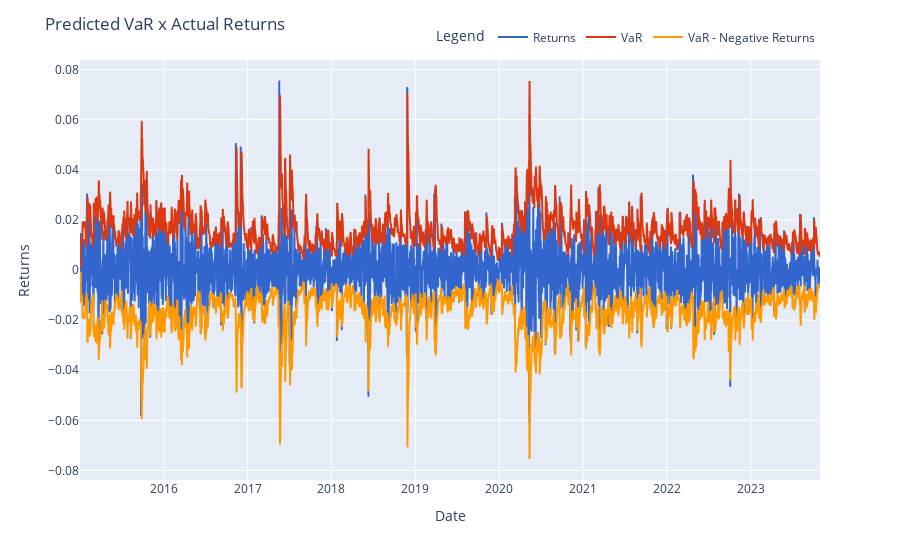
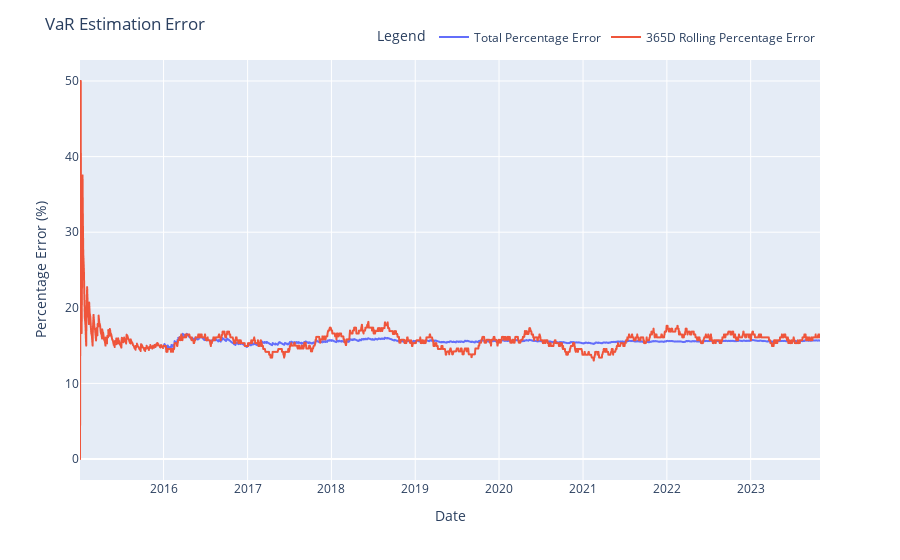

These figures' notebook cell, in order:
### Code cell
# Define smoothing parameter (lambda) and time horizon
lambda_value = 0.70  # You can adjust this value based on your preference
time_horizon = 1     # For daily VaR, set time_horizon to 1
risk_percentile = 0.95

var_returns = compute_ewma_var(returns, lambda_value, time_horizon, risk_percentile)

### Figure 1 — Plotly figure (JSON) as saved in the notebook; plotly's stock layout.template omitted (floating-point values rounded to 4 significant figures; data arrays with more than 128 entries replaced by an {"elided": "..."} marker saying what was removed)
{"data": [{"hovertemplate": "variable=Returns<br>Date=%{x}<br>value=%{y}<extra></extra>", "legendgroup": "Returns", "line": {"color": "#3366CC", "dash": "solid"}, "marker": {"symbol": "circle"}, "mode": "lines", "name": "Returns", "showlegend": true, "type": "scattergl", "x": {"elided": "2299 str values"}, "xaxis": "x", "y": {"elided": "2299 float values"}, "yaxis": "y"}, {"hovertemplate": "variable=VaR<br>Date=%{x}<br>value=%{y}<extra></extra>", "legendgroup": "VaR", "line": {"color": "#DC3912", "dash": "solid"}, "marker": {"symbol": "circle"}, "mode": "lines", "name": "VaR", "showlegend": true, "type": "scattergl", "x": {"elided": "2299 str values"}, "xaxis": "x", "y": {"elided": "2299 float values"}, "yaxis": "y"}, {"hovertemplate": "variable=VaR - Negative Returns<br>Date=%{x}<br>value=%{y}<extra></extra>", "legendgroup": "VaR - Negative Returns", "line": {"color": "#FF9900", "dash": "solid"}, "marker": {"symbol": "circle"}, "mode": "lines", "name": "VaR - Negative Returns", "showlegend": true, "type": "scattergl", "x": {"elided": "2299 str values"}, "xaxis": "x", "y": {"elided": "2299 float values"}, "yaxis": "y"}], "layout": {"legend": {"orientation": "h", "title": {"text": "Legend"}, "tracegroupgap": 0, "x": 1, "xanchor": "right", "y": 1.02, "yanchor": "bottom"}, "margin": {"t": 60}, "title": {"text": "Predicted VaR x Actual Returns"}, "width": 900, "xaxis": {"anchor": "y", "domain": [0, 1], "title": {"text": "Date"}}, "yaxis": {"anchor": "x", "domain": [0, 1], "title": {"text": "Returns"}}}}

### Figure 2 — Plotly figure (JSON) as saved in the notebook; plotly's stock layout.template omitted (floating-point values rounded to 4 significant figures; data arrays with more than 128 entries replaced by an {"elided": "..."} marker saying what was removed)
{"data": [{"hovertemplate": "variable=Total Percentage Error<br>Date=%{x}<br>value=%{y}<extra></extra>", "legendgroup": "Total Percentage Error", "line": {"color": "#636efa", "dash": "solid"}, "marker": {"symbol": "circle"}, "mode": "lines", "name": "Total Percentage Error", "showlegend": true, "type": "scattergl", "x": {"elided": "2299 str values"}, "xaxis": "x", "y": {"elided": "2299 float values"}, "yaxis": "y"}, {"hovertemplate": "variable=365D Rolling Percentage Error<br>Date=%{x}<br>value=%{y}<extra></extra>", "legendgroup": "365D Rolling Percentage Error", "line": {"color": "#EF553B", "dash": "solid"}, "marker": {"symbol": "circle"}, "mode": "lines", "name": "365D Rolling Percentage Error", "showlegend": true, "type": "scattergl", "x": {"elided": "2299 str values"}, "xaxis": "x", "y": {"elided": "2299 float values"}, "yaxis": "y"}], "layout": {"legend": {"orientation": "h", "title": {"text": "Legend"}, "tracegroupgap": 0, "x": 1, "xanchor": "right", "y": 1.02, "yanchor": "bottom"}, "margin": {"t": 60}, "title": {"text": "VaR Estimation Error"}, "width": 900, "xaxis": {"anchor": "y", "domain": [0, 1], "title": {"text": "Date"}}, "yaxis": {"anchor": "x", "domain": [0, 1], "title": {"text": "Percentage Error (%)"}}}}
